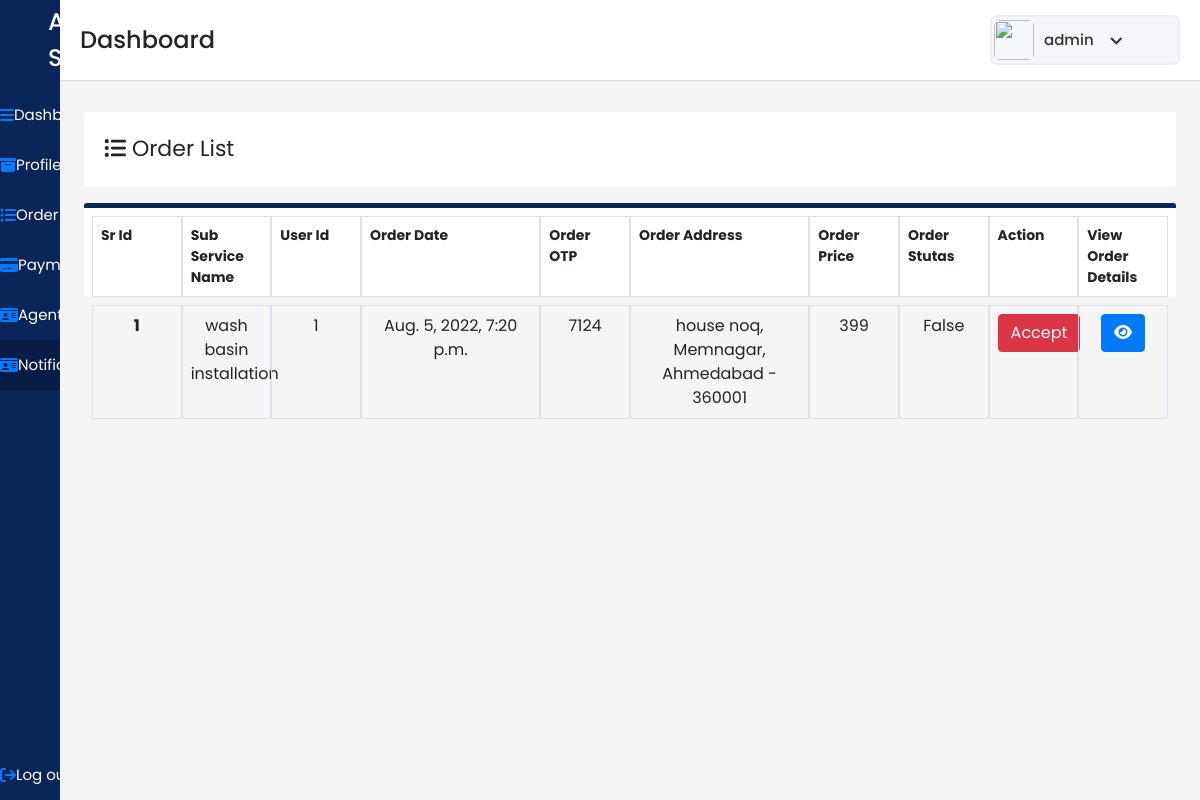
/agentnotification/ (signed in), run on the app's committed database.
### user/models.py (models this page shows)
class Orderlist(models.Model):
    orderid=models.IntegerField(primary_key=True)
    serviceid=models.IntegerField(null=True,blank=True)
    subserviceid=models.IntegerField(null=True)
    userid=models.IntegerField(null=True)
    agentid=models.IntegerField(null=True,blank=True)
    servicename=models.CharField(max_length=200,null=True)
    orderdatetime=models.DateTimeField(null=True)
    orderotp=models.IntegerField(null=True)
    orderstutas=models.BooleanField(max_length=5,null=True)
    ordercompletetime=models.DateTimeField(null=True,blank=True)
    orderaddress=models.CharField(max_length=200)
    orderprice=models.IntegerField(null=True)

### user/views.py (the view)
# urls.py: path('agentnotification/',views.agentnotification,name="agentnotification"),
@login_required(login_url="/login/")
def agentnotification(request):
    allOrderlist=Orderlist.objects.filter(orderstutas=False)
    context={'Orderlists':allOrderlist}
    print(allOrderlist)
    return render(request,"agent/agentnotification.html",context)

### user/templates/agent/agentnotification.html (shortened to what this page needs)
{% load static %}
<!DOCTYPE html>
<html lang="en" dir="ltr">
  <head>
    <link rel="stylesheet" href="{% static "./style.css" %}">
   <link href="{% static "https://unpkg.com/boxicons@2.0.7/css/boxicons.min.css" %}" rel='stylesheet'>
    <link rel="stylesheet" href="{% static "path/to/font-awesome/css/font-awesome.min.css"  %}">
    <link href="{% static "https://cdn.jsdelivr.net/npm/bootstrap@5.1.3/dist/css/bootstrap.min.css"  %}" rel="stylesheet">
    <link href="{% static "https://cdn.jsdelivr.net/npm/bootstrap@5.1.3/dist/css/bootstrap.min.css" %}" rel="stylesheet">
    <link rel="stylesheet" href="{% static "./css/bootstrap.min.css" %}">
    <link href="{% static "https://stackpath.bootstrapcdn.com/bootstrap/4.4.1/css/bootstrap.min.css" %}" rel="stylesheet"/>
  </head>
<body>
  <div class="sidebar">
    <div class="logo-details pl-5">
      <span class="logo_name">All in Services</span>
    </div>
      <ul class="nav-links">
        <li>
          <a href={% url 'agentindex' %} >
            <i class="fa fa-bars" aria-hidden="true"></i>
            <span class="links_name">Dashboard</span>
          </a>
        </li>
        <li>
          <a href={% url 'agentprofile' %}>
            <i class="fa fa-archive" aria-hidden="true"></i>
            <span class="links_name">Profile</span>
        </li>
        <li>
          <a href={% url 'agentorderlist' %} >
            <i class="fa fa-list-ul" aria-hidden="true"></i>
            <span class="links_name">Order list</span>
          </a>
        </li>
        <li>
          <a href={% url 'agentpayment' %} >
            <i class="fa fa-credit-card-alt" aria-hidden="true"></i>
            <span class="links_name">Payment</span>
          </a>
        </li>
        <li>
          <a href={% url 'agentkycdetail' %} >
            <i class="fa fa-id-card" aria-hidden="true"></i>
            <span class="links_name">Agent KYC</span>
          </a>
        </li>
        <li>
          <a href={% url 'agentnotification' %} class="active">
            <i class="fa fa-id-card" aria-hidden="true"></i>
            <span class="links_name">Notification</span>
          </a>
        </li>
        <li class="log_out">
          {% if request.user.is_authenticated %}
          <a href="{% url 'logout' %}" >
            <i class="fa fa-sign-out" aria-hidden="true"></i>
            <span class="links_name">Log out</span>
          </a>
          {% endif %}
        </li>
      </ul>
    </div>
  <section class="home-section agent-home">
    <nav>
      <div class="sidebar-button">
        <span class="dashboard">Dashboard</span>
      </div>
      <div class="profile-details">
        <img src={% static "./images/All_in_one2.png" %} alt="">
        <span class="admin_name">{{user.username}}</span>
        <i class='bx bx-chevron-down' ></i>
      </div>
    </nav>
    <section id="users" class="p-4" >
      <div class="users mt-5">
        <div class=" user-title">
          <i class="fa fa-list-ul" aria-hidden="true"></i>
            Order List
        </div>
      </div>
      <div class="user-list mt-3">
        <div class="row m-2">
          <div class="col-md-1 border p-2">
            <b>Sr Id</b>
          </div>
          <div class="col-md-1 border p-2 ">
            <b>Sub Service Name</b>
          </div>
          <div class="col-md-1 border p-2 ">
            <b>User Id</b>
          </div>
          <div class="col-md-2 border p-2 ">
            <b>Order Date</b>
          </div>
          <div class="col-md-1 border p-2 ">
            <b>Order OTP</b>
          </div>
          <div class="col-md-2 border p-2 ">
            <b>Order Address</b>
          </div>
          <div class="col-md-1 border p-2 ">
            <b>Order Price</b>
          </div>
          <div class="col-md-1 border p-2 ">
            <b>Order Stutas</b>
          </div>
          <div class="col-md-1 border p-2 ">
            <b>Action</b>
          </div>
          <div class="col-md-1 border p-2 ">
            <b>View Order Details</b>
          </div>
        </div>
         </div>
        <div class="row ml-2 mb-2 mr-2">
          {% for orderlist in Orderlists %}
          <div class="col-md-1 border p-2  text-center ">
            <b>{{forloop.counter}}</b>
          </div>
        <div class="col-md-1 border p-2 text-center">
            {{orderlist.servicename}}
          </div>
       <div class="col-md-1 border p-2 text-center">
            {{orderlist.userid}}
          </div>
          <div class="col-md-2 border p-2  text-center">
            {{orderlist.orderdatetime}}
          </div>
          <div class="col-md-1 border p-2  text-center">
            {{orderlist.orderotp}}
          </div>
          <div class="col-md-2 border p-2  text-center">
            {{orderlist.orderaddress}}
          </div>
          <div class="col-md-1 border p-2  text-center">
            {{orderlist.orderprice}}
          </div>
          <div class="col-md-1 border p-2  text-center">
            {{orderlist.orderstutas}}
          </div>
          <div class="col-md-1 border p-2  text-center">
              <a href="{% url 'orderaccept' orderlist.orderid  %}" class="btn btn-danger" value="Accept">Accept
            </a>
          </div>
          <div class="col-md-1 border p-2  text-center">
            <a href="{% url 'viewnotificationdetails' orderlist.orderid %}" class="btn btn-primary"><i class="fa fa-eye text-white" aria-hidden="true"></i></a>
          </div>
          {% endfor %}
        </div>
  </section>
  </section>
</body>
</html>

### adminpan/static/style.css (style rules this page uses)
* { margin: 0; padding: 0; box-sizing: border-box; font-family: 'Poppins', sans-serif; }
#users .user-list { font-size: 14px !important; }
.sidebar { position: fixed; height: 100%; width: 240px; background: #0A2558; transition: all 0.5s ease; }
.sidebar .logo-details { height: 80px; display: flex; align-items: center; }
.sidebar .logo-details .logo_name { color: #fff; font-size: 24px; font-weight: 500; }
.sidebar .nav-links { margin-top: 10px; }
.sidebar .nav-links li { position: relative; list-style: none; height: 50px; }
.sidebar .nav-links li a { height: 100%; width: 100%; display: flex; align-items: center; text-decoration: none; transition: all 0.4s ease; }
.sidebar .nav-links li a.active { background: #081D45; }
.sidebar .nav-links li a .links_name { color: #fff; font-size: 15px; font-weight: 400; white-space: nowrap; }
.sidebar .nav-links .log_out { position: absolute; bottom: 0; width: 100%; }
.home-section { position: relative; background: #f5f5f5; min-height: 100vh; width: calc(100% - 240px); left: 240px; transition: all 0.5s ease; }
.home-section nav { display: flex; justify-content: space-between; height: 80px; background: #fff; display: flex; align-items: center; position: fixed; width: calc(100% - 240px); left: 240px; z-index: 100; padding: 0 20px; box-shadow: 0 1px 1px rgba(0, 0, 0, 0.1); transition: all 0.5s ease; }
.home-section nav .sidebar-button { display: flex; align-items: center; font-size: 24px; font-weight: 500; }
.home-section nav .profile-details { display: flex; align-items: center; background: #F5F6FA; border: 2px solid #EFEEF1; border-radius: 6px; height: 50px; min-width: 190px; padding: 0 15px 0 2px; }
nav .profile-details img { height: 40px; width: 40px; border-radius: 6px; object-fit: cover; }
nav .profile-details .admin_name { font-size: 15px; font-weight: 500; color: #333; margin: 0 10px; white-space: nowrap; }
nav .profile-details i { font-size: 25px; color: #333; }
#users { margin-top: 40px; position: absolute; background: #f5f5f5; width: 100%; }
#users .user-title { background-color: white; border-radius: 3px; height: 75px; padding: 20px; font-size: 22px; }
#users .user-list { background-color: white; border-radius: 3px; border-top: 5px solid #0a2558; }
@media (max-width: 1240px) { .sidebar { width: 60px; } }
@media (max-width: 1240px) { .home-section { width: calc(100% - 60px); left: 60px; } }
@media (max-width: 1240px) { .home-section nav { width: calc(100% - 60px); left: 60px; } }

### data on the page
Orderlist: servicename "wash basin installation", userid "1", orderdatetime "Aug. 5, 2022, 7:20 p.m.", orderotp "7124", orderaddress "house noq, Memnagar, Ahmedabad - 360001", orderprice "399", orderstutas "False"

### other printed values
{{ user.username }} "admin"
